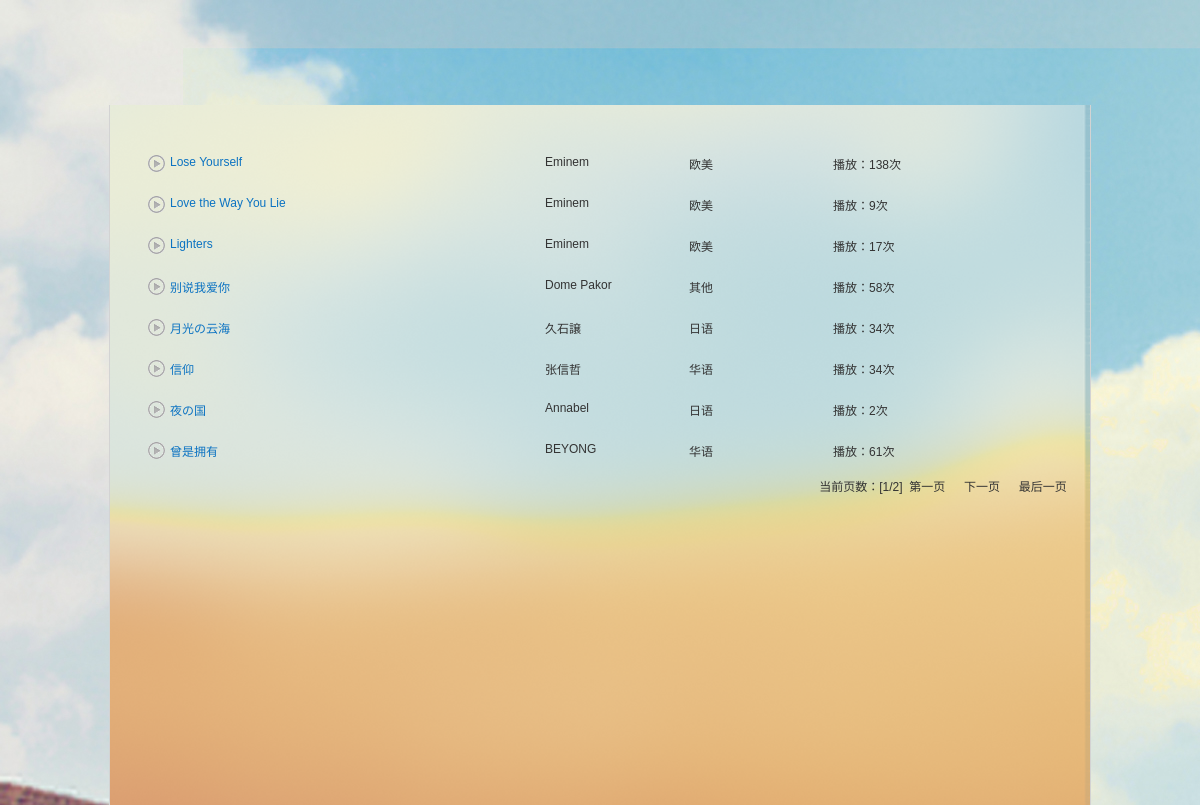
/collectList (signed in), run on the app's committed database.
### app/models.py (models this page shows)
class Collect(db.Model):
    __tablename__ = 'collect'
    id = db.Column(db.Integer,primary_key=True)
    song_id = db.Column(db.Integer,db.ForeignKey('song.id'))
    user_id = db.Column(db.Integer)

class Song(db.Model):
    __tablename__ = 'song'
    id = db.Column(db.Integer,primary_key=True)
    songName = db.Column(db.String(100)) # 歌曲的名字
    singer = db.Column(db.String(100))   # 歌手
    fileURL = db.Column(db.String(100))  # 歌曲的路径
    hits = db.Column(db.Integer,default=0) # 歌曲的点击量
    style = db.Column(db.Integer)         # 歌曲类型 0:全部  1:华语  2:欧美  3:日语  4:韩语  5:其他
    collects = db.relationship('Collect',backref='song')

### app/home/views.py (the view)
@home.route('/collectList')
def collectList():
    user_id=session['user_id']
    page=request.args.get('page',type=int)
    page_data=Collect.query.filter_by(user_id=user_id).paginate(page, per_page=8)
    return render_template('home/collectList.html',page_data=page_data)

### app/templates/home/collectList.html (shortened to what this page needs)
<!DOCTYPE html>
<html>
    <head>
		<link href="{{ url_for('static',filename='css/pt_discover_index.css')}}" type="text/css" rel="stylesheet">
		<link href="{{ url_for('static',filename='css/pt_frame.css')}}" type="text/css" rel="stylesheet">
    </head>
    <body id="auto-id-ws7DxlhbPlyHTsnX" style="background: url('../../static/image/bg.jpg') no-repeat">
        <div data-module="discover" data-sub="playlist" id="g_top" class="m-top"></div>
        <div id="g_nav" class="m-subnav"></div>
        <div class="g-bd" id="m-disc-pl-c" style="background: url(../../static/image/bg-middle.png) repeat-y 100% 100%;">
        <div class="g-wrap p-pl f-pr">
            <div id="m-search">
                <div class="ztag j-flag" id="auto-id-oRFIQkCKNyCtcR5R">
                    <div class="n-srchrst">
                        <div class="srchsongst">
                            {% for collect in page_data.items %}
                            <div class="item f-cb h-flag even ">
                                <div class="td">
                                    <div class="hd">
                                        <a class="ply " title="播放"
                                            onclick='playA("{{collect.song.songName|safe}}","{{collect.song.id}}");'></a>
                                    </div>
                                </div>
                                <div class="td w0">
                                    <div class="sn">
                                        <div class="text">
                                            <b title="Lose Yourself "><span
                                                    class="s-fc7">{{collect.song.songName|safe}}</span></b>
                                        </div>
                                    </div>
                                </div>
                                <div class="td w1">
                                    <div class="text">
                                        {{collect.song.singer}}
                                    </div>
                                </div>
                                <div class="td w1">
                                   {% if collect.song.style == 1 %}
                                    华语
                                    {% elif collect.song.style == 2%}
                                    欧美
                                    {% elif collect.song.style == 3%}
                                    日语
                                    {% elif collect.song.style == 4%}
                                    韩语
                                    {% elif collect.song.style == 5%}
                                    其他
                                    {% endif %}
                                </div>
                                <div class="td">
                                    播放：{{collect.song.hits}}次
                                </div>
                            </div>
                            {% endfor %}
                        </div>
                    </div>
                </div>
                <table width="100%" border="0" cellspacing="0" cellpadding="0">
                    <tr>
                        <td height="24" align="right">
                        当前页数：[{{page_data.page}}/{{page_data.pages}}]&nbsp;
                        <a href="{{ url_for('home.collectList',page=1) }}">第一页</a>
                            {% if page_data.has_next %}
                        　     <a href="{{ url_for('home.collectList',page=page_data.next_num) }}">下一页</a>
                            {% endif %}
                        <a href="{{ url_for('home.collectList',page=page_data.pages) }}">最后一页&nbsp;</a>
                    </td>
                    </tr>
                </table>
            </div>
        </div>
    </div>
    </body>
</html>

### app/static/css/pt_frame.css (style rules this page uses)
body { *zoom: 1; min-width: 982px; background: #f5f5f5; }
html { overflow: scroll; overflow-x: auto; }
.g-bd, .g-bd1, .g-bd2, .g-bd3, .g-bd4, .g-bd5, .g-bd6, .g-bd7 { width: 980px; min-height: 700px; _height: 700px; margin: 0 auto; background-color: #fff; border: 1px solid #d3d3d3; border-width: 0 1px; }
.g-wrap { padding: 20px; }
.n-srchrst .srchsongst .hd .ply, .n-srchrst .srchsongst .mv, .n-srchrst .srchsongst .icn, .n-srchrst .srchsongst .mv-dis { background: url(../images/table.png) no-repeat 0 9999px; }
.n-srchrst { margin-top: 20px; }
.n-srchrst .srchsongst .item { padding: 10px 42px 8px 18px; }
.n-srchrst .srchsongst .td { float: left; margin-right: 5px }
.n-srchrst .srchsongst .hd { height: 17px; width: 17px; }
.n-srchrst .srchsongst .hd .ply { display: inline-block; width: 17px; height: 17px; margin-right: 15px; cursor: pointer; background-position: 0 -103px; }
.n-srchrst .srchsongst b { font-weight: normal }
.n-srchrst .srchsongst .w0 { width: 370px; }
.n-srchrst .srchsongst .w1 { width: 15%; margin-right: 12px; }
.n-srchrst .srchsongst .text { width: 100%; overflow: hidden; white-space: nowrap; text-overflow: ellipsis; }
.n-srchrst .w0 .text { position: relative; display: inline-block; *display: inline; *zoom: 1; padding-right: 25px; width: auto; max-width: 100%; height: 20px }

### data on the page
Collect: song.songName "Lose Yourself", song.singer "Eminem", shows "欧美", song.hits "138"
Collect: song.songName "Love the Way You Lie", song.singer "Eminem", shows "欧美", song.hits "9"
Collect: song.songName "Lighters", song.singer "Eminem", shows "欧美", song.hits "17"
Collect: song.songName "别说我爱你", song.singer "Dome Pakor", shows "其他", song.hits "58"
Collect: song.songName "月光の云海", song.singer "久石譲", shows "日语", song.hits "34"
Collect: song.songName "信仰", song.singer "张信哲", shows "华语", song.hits "34"
Collect: song.songName "夜の国", song.singer "Annabel", shows "日语", song.hits "2"
Collect: song.songName "曾是拥有", song.singer "BEYONG", shows "华语", song.hits "61"

### other printed values
{{ page_data.page }} "1"
{{ page_data.pages }} "2"
